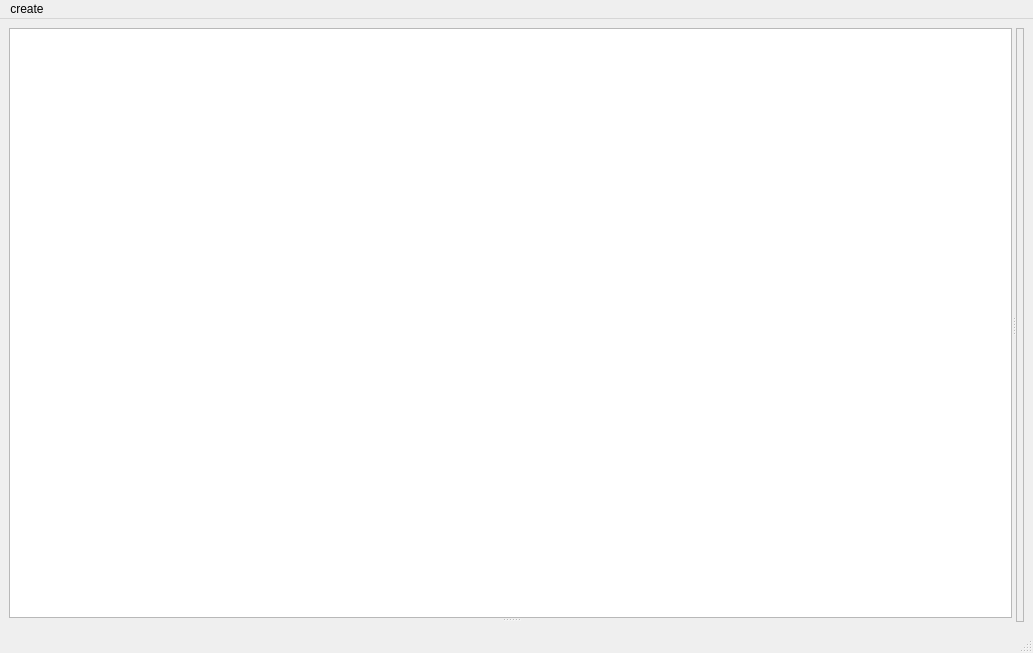
<?xml version="1.0" encoding="UTF-8"?>
<ui version="4.0">
 <class>MainWindow</class>
 <widget class="QMainWindow" name="MainWindow">
  <property name="geometry">
   <rect>
    <x>0</x>
    <y>0</y>
    <width>1033</width>
    <height>653</height>
   </rect>
  </property>
  <property name="windowTitle">
   <string>MainWindow</string>
  </property>
  <widget class="QWidget" name="centralwidget">
   <layout class="QGridLayout" name="gridLayout">
    <item row="0" column="0">
     <widget class="QSplitter" name="splitter_2">
      <property name="orientation">
       <enum>Qt::Horizontal</enum>
      </property>
      <widget class="QSplitter" name="splitter">
       <property name="orientation">
        <enum>Qt::Vertical</enum>
       </property>
       <widget class="QListWidget" name="listWidget"/>
       <widget class="QStackedWidget" name="stackedWidget">
        <widget class="QWidget" name="page"/>
        <widget class="QWidget" name="page_2"/>
       </widget>
      </widget>
      <widget class="QFrame" name="frame_render">
       <property name="frameShape">
        <enum>QFrame::StyledPanel</enum>
       </property>
       <property name="frameShadow">
        <enum>QFrame::Sunken</enum>
       </property>
       <property name="lineWidth">
        <number>3</number>
       </property>
       <layout class="QGridLayout" name="gridLayout_2">
        <property name="leftMargin">
         <number>0</number>
        </property>
        <property name="topMargin">
         <number>0</number>
        </property>
        <property name="rightMargin">
         <number>0</number>
        </property>
        <property name="bottomMargin">
         <number>0</number>
        </property>
        <property name="spacing">
         <number>0</number>
        </property>
        <item row="0" column="0">
         <layout class="QHBoxLayout" name="horizontalLayout"/>
        </item>
       </layout>
      </widget>
     </widget>
    </item>
   </layout>
  </widget>
  <widget class="QMenuBar" name="menubar">
   <property name="geometry">
    <rect>
     <x>0</x>
     <y>0</y>
     <width>1033</width>
     <height>26</height>
    </rect>
   </property>
   <widget class="QMenu" name="menucreate">
    <property name="title">
     <string>create</string>
    </property>
    <addaction name="actioncircle"/>
    <addaction name="actionractangle"/>
   </widget>
   <addaction name="menucreate"/>
  </widget>
  <widget class="QStatusBar" name="statusbar"/>
  <action name="actioncircle">
   <property name="text">
    <string>circle</string>
   </property>
  </action>
  <action name="actionractangle">
   <property name="text">
    <string>ractangle</string>
   </property>
  </action>
 </widget>
 <resources/>
 <connections/>
</ui>
